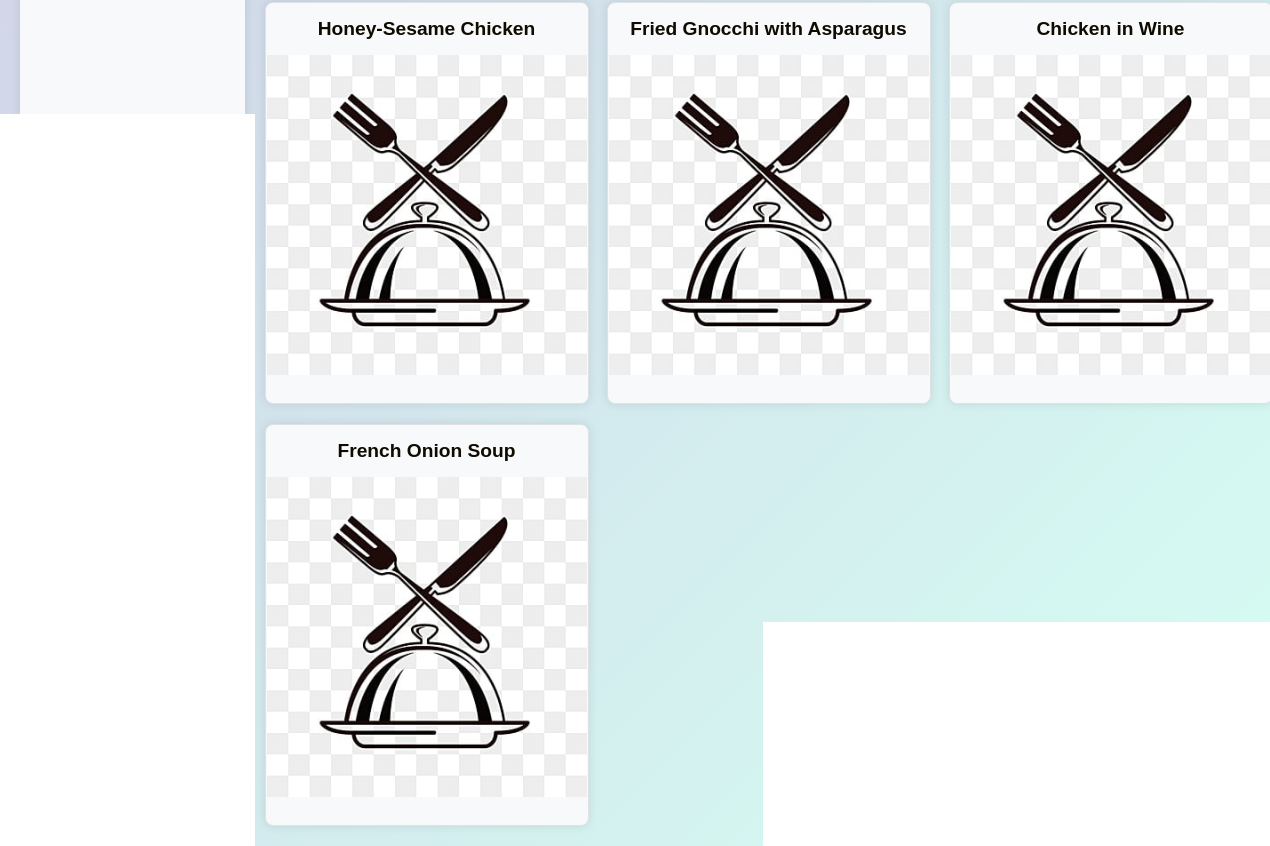
Before: / (lower part) with the older database file.
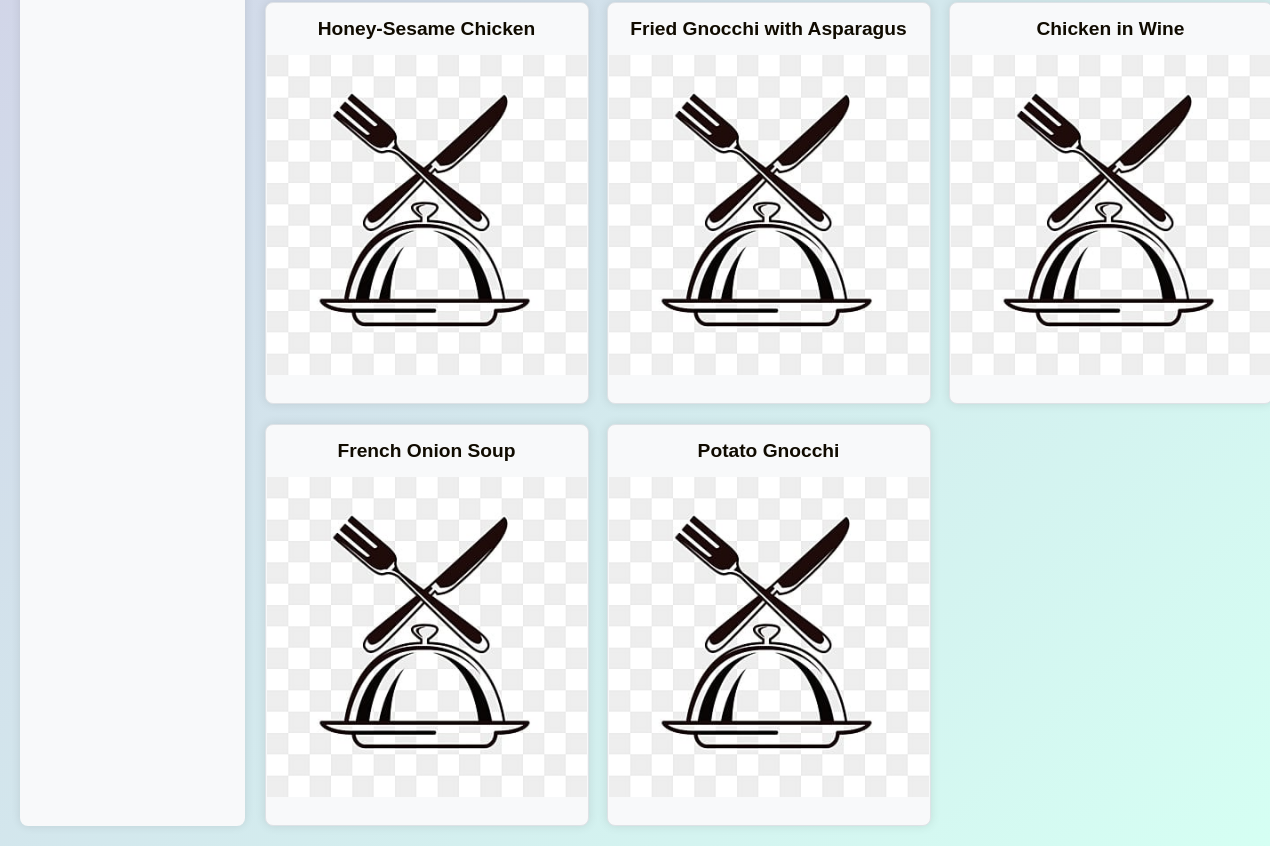
After: the same page with the newer database file.
### tables this page shows
CREATE TABLE recipes(
        id INTEGER PRIMARY KEY AUTOINCREMENT,
        title TEXT NOT NULL,
        ingredients TEXT NOT NULL,
        instructions TEXT NOT NULL,
        image_path TEXT,
        tags TEXT
    );

### main.py (the view)
@app.route("/")
def homepage():
    connection = get_db_connection()
    recipes = connection.execute("SELECT * FROM recipes").fetchall()
    connection.close()
    all_tags = set()
    for recipe in recipes:
        tags = recipe['tags'].split(', ')
        all_tags.update(tags)
    return render_template("home.html", recipes=recipes, all_tags=sorted(all_tags))

### main.py (called while the page is built)
def get_db_connection():
    connection = sqlite3.connect('recipes.db')
    connection.row_factory = sqlite3.Row
    return connection

### templates/home.html (shortened to what this page needs)
<!DOCTYPE html>
<html lang="en">
<head>
    <link rel="stylesheet" type="text/css" href="{{ url_for('static', filename='pages.css') }}">
</head>
<body>
    <div class="container">
        <div class="main-content">
            <div class="sidebar">
            </div>
            <div class="grid">
                {% for recipe in recipes %}
                    <a href="{{ url_for('recipe_page', recipe_id=recipe.id) }}" class="square-link">
                        <div class="square" data-tags="{{ recipe.tags }}">
                            <h2>{{ recipe.title }}</h2>
                            <div class="square-image-container">
                                {% if recipe.image_path %}
                                    <img src="{{ url_for('static', filename=recipe.image_path.split('static/')[1]) }}" alt="{{ recipe.title }} image">
                                {% else %}
                                    <img src="{{ url_for('static', filename='default.jpg') }}" alt="{{ recipe.title }} image">
                                {% endif %}
                            </div>
                        </div>
                    </a>
                {% endfor %}
            </div>
        </div>
    </div>
</body>
</html>

### static/pages.css (style rules this page uses)
body { background: linear-gradient(135deg, #CFBAE1, #D5FFF3); font-family: Arial, sans-serif; margin: 0; padding: 0; display: flex; flex-direction: column; min-height: 100vh; color: #100B00; }
.container { display: flex; flex-direction: column; width: 100%; min-height: 100vh; }
.sidebar { width: 15%; height: auto; background-color: #f8f9fa; padding: 20px; box-shadow: 0 0 10px rgba(0, 0, 0, 0.1); display: flex; flex-direction: column; align-items: center; margin-right: 20px; border-radius: 8px; color: #100B00; }
.main-content { flex-grow: 1; padding: 20px; display: flex; flex-direction: row; }
.grid { display: grid; grid-template-columns: repeat(3, 1fr); gap: 20px; width: 80%; }
.square-link { text-decoration: none; color: inherit; }
.square { width: 100%; height: 400px; position: relative; background-color: #f8f9fa; border: 1px solid #dee2e6; border-radius: 8px; overflow: hidden; box-shadow: 0 0 10px rgba(59, 59, 59, 0.13); transition: box-shadow 0.3s ease; }
.square::before { content: ""; position: absolute; top: 0; left: 0; right: 0; bottom: 0; background-color: rgba(0, 0, 0, 0.0); transition: background-color 0.3s ease; z-index: 1; }
.square-image-container { height: 80%; width: inherit; display: flex; justify-content: center; }
.square-image-container img { width: auto; height: 100%; aspect-ratio: 1; object-fit: cover; }
.square h2 { margin: 10px; font-size: 1.2em; text-align: center; padding: 5px; border-radius: 8px; z-index: 3; }

Changed rows visible on the page:
added recipes: title "Potato Gnocchi"
